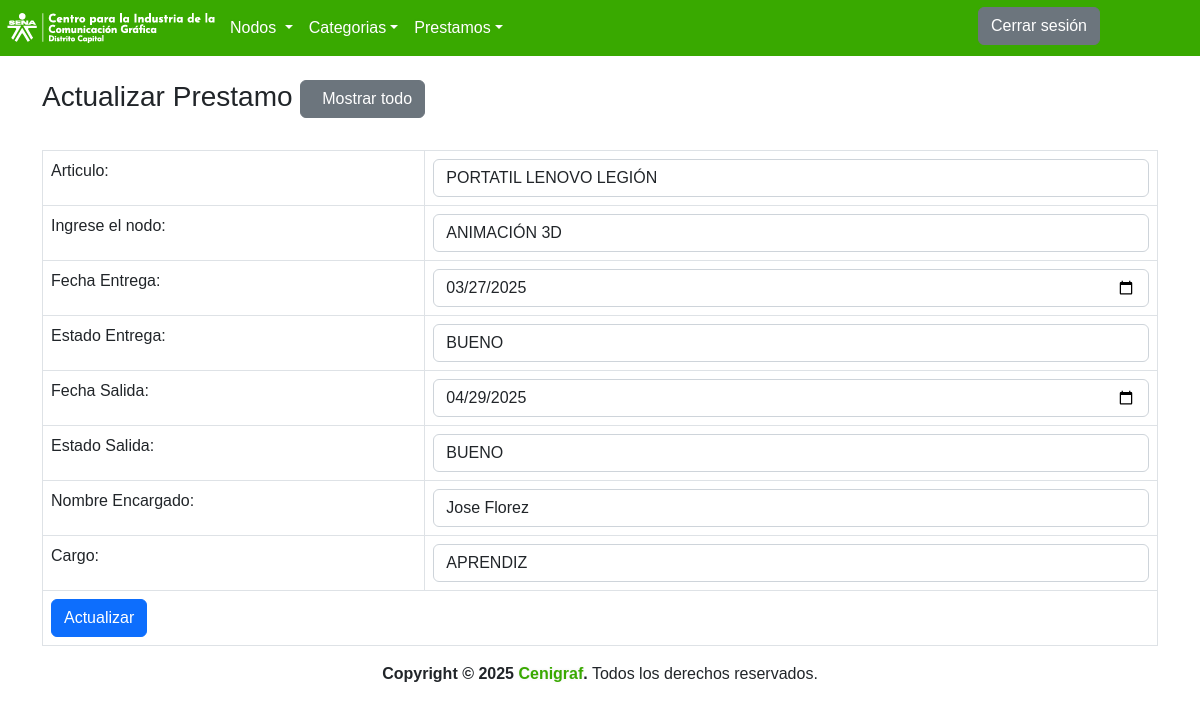
Page /InicioSesion/Usuarios/Administrador/vistas/Prestamos/actualizar_prestamos.php?id=4 on the committed database.
### tables this page shows
CREATE TABLE `prestamo` (
  `ID_FECHA` int(50) NOT NULL,
  `ID_ALMACENADO` int(20) NOT NULL,
  `NOMBRE_ALMACENADO` varchar(50) NOT NULL,
  `FECHA_ENTREGA` date NOT NULL,
  `ESTADO_ENTREGA` varchar(50) NOT NULL,
  `FECHA_SALIDA` date NOT NULL,
  `ESTADO_SALIDA` varchar(50) NOT NULL,
  `NOMBRE_ENCARGADO` varchar(50) DEFAULT NULL,
  `ROL` varchar(50) NOT NULL,
  `nodo` varchar(50) NOT NULL
);

### InicioSesion/Usuarios/Administrador/vistas/Prestamos/actualizar_prestamos.php (the view, shortened to what this page needs)
<?php
include '../../conexionPDO.php';
$id=$_GET['id'];
$sql="SELECT * FROM prestamo WHERE ID_FECHA='".$id."'";
$query=mysqli_query($con,$sql);
$row=mysqli_fetch_assoc($query);
			?>
<!DOCTYPE html>
<html lang="en">
	<head>
	<link rel="stylesheet" href="https://cdn.jsdelivr.net/npm/bootstrap@5.2.1/dist/css/bootstrap.min.css">
	<link rel="stylesheet" href="../css/style.css">
</head>
		<header>
    <div class="contenedor-principal">
        <nav class="navbar navbar-expand-lg " style="background:#39A900;">
            <a href="http://localhost/Inventario/InicioSesion/Usuarios/Delegados/index.php">
            <img src="../../img/logosena.PNG">
            </a>
            <div class="collapse navbar-collapse" id="navbarNavDropdown">
                <ul class="navbar-nav">
                    <li class="nav-item active">
                        <div class="menunavegacion">
                            <a class="nav-link dropdown-toggle" href="#" id="navbarDropdownMenuLink" data-toggle="dropdown" aria-haspopup="true" aria-expanded="false">Nodos
                            </a>
                    </li>
                    <li class="nav-item dropdown">
                    <a class="nav-link dropdown-toggle" href="#" id="navbarDropdownMenuLink" data-toggle="dropdown" aria-haspopup="true" aria-expanded="false">Categorias</a>
                    </li>
                    <li class="nav-item dropdown">
                    <a class="nav-link dropdown-toggle" href="#" id="navbarDropdownMenuLink" data-toggle="dropdown" aria-haspopup="true" aria-expanded="false">Prestamos</a>
                    </li>
                </ul>
            </div>
            <a href="../../../../../index.php"><button type="button" class="btn btn-secondary" style=" margin-top:-5px; margin-right:100px; ">Cerrar sesi&oacute;n</button> </a>
    </div>
</header>
	<body>
<div class="container">
  <div class="page-header">
  	<br>
    <h1 class="h3">Actualizar Prestamo <a class="btn btn-secondary" href="listas_prestamos.php"><bt><span class="glyphicon glyphicon-eye-open"></span> &nbsp; Mostrar todo </a></h1>
  </div>
  <form method="post" enctype="multipart/form-data" class="form-horizontal">
    <table class="table table-bordered table-responsive">
      <tr>
        <td><label class="control-label">Articulo:</label></td>
        <td><select class="form-control" type="text" align="center" placeholder="Nombre Almacenado" name="NOMBRE_ALMACENADO">
			<option value="<?php echo $row['NOMBRE_ALMACENADO']  ?>"><?php echo $row['NOMBRE_ALMACENADO']?></option>
			</select></td>
      </tr>
      <tr>
        <td><label class="control-label">Ingrese el nodo:</label></td>
        <td><select class="form-control" type="text" align="center" placeholder="Nodo" name="Nodos">
            <option value="<?php echo $row['nodo']  ?>"><?php echo $row['nodo']  ?></option>
            </select></td>
      </tr>
	  <tr>
	  <td><label class="control-label">Fecha Entrega:</label></td>
	  <td><input class="form-control" type="date" align="center" placeholder="Fecha Entrega" name="FECHA_ENTREGA" value="<?php echo $row['FECHA_ENTREGA']  ?>"  required ></td>
	  </tr>
	  <tr>
        <td><label class="control-label">Estado Entrega:</label></td>
        <td><input class="form-control" type="text" align="center" placeholder="Estado Entrega" name="ESTADO_ENTREGA" value="<?php echo $row['ESTADO_ENTREGA']  ?>"  required ></td>
      </tr>
	  <tr>
	  <td><label class="control-label">Fecha Salida:</label></td>
	  <td><input class="form-control" type="date" align="center" placeholder="Fecha Salida" name="FECHA_SALIDA" value="<?php echo $row['FECHA_SALIDA']  ?>"  required ></td>
	  </tr>
			<br>
      <tr>
        <td><label class="control-label">Estado Salida:</label></td>
        <td><input class="form-control" type="text" align="center" placeholder="Estado Salida" name="ESTADO_SALIDA" value="<?php echo $row['ESTADO_SALIDA']  ?>"  required ></td>
      </tr>
      <tr>
        <td><label class="control-label">Nombre Encargado:</label></td>
        <td><select class="form-control" type="text" align="center" placeholder="Nombre Encargado" name="NOMBRE_ENCARGADO">
			<option value="<?php echo $row['NOMBRE_ENCARGADO']?>"><?php echo $row['NOMBRE_ENCARGADO']?></option>
			</select></td>
      </tr>
      <tr>
        <td><label class="control-label">Cargo:</label></td>
        <td><select class="form-control" type="text" align="center" placeholder="Rol" name="ROL">
			<option value="<?php echo $row['ROL']?>"><?php echo $row['ROL']?></option>
			</select></td>
      </tr>
      <tr>
        <td colspan="2"><button type="submit" value="Actualizar" name="modificar" class="btn btn-primary">Actualizar</button></td>
      </tr>
    </table>
  </form>
<footer class="main-footerART" align="center">
		<strong class="escrito1" >Copyright &copy; 2025 <a class="escrito" href="https://comunicaciongraficasena.blogspot.com">Cenigraf</a>.</strong> Todos los derechos reservados.
	</footer>
</body>
</html>

### InicioSesion/Usuarios/Administrador/vistas/css/style.css (style rules this page uses)
.nav-link { color: #FFFFFF; }
body { background-color: #ffffff; font-family: 'Ubuntu', sans-serif; }
a { text-shadow: 0px 0px 3px rgba(117, 117, 117, 0.12); color: #39A900; text-decoration: none }

### rows in the picture
prestamo: NOMBRE_ALMACENADO "PORTATIL LENOVO LEGIÓN", Nodos "ANIMACIÓN 3D", FECHA_ENTREGA "03/27/2025", ESTADO_ENTREGA "BUENO", FECHA_SALIDA "04/29/2025", ESTADO_SALIDA "BUENO", NOMBRE_ENCARGADO "Jose Florez", ROL "APRENDIZ"
